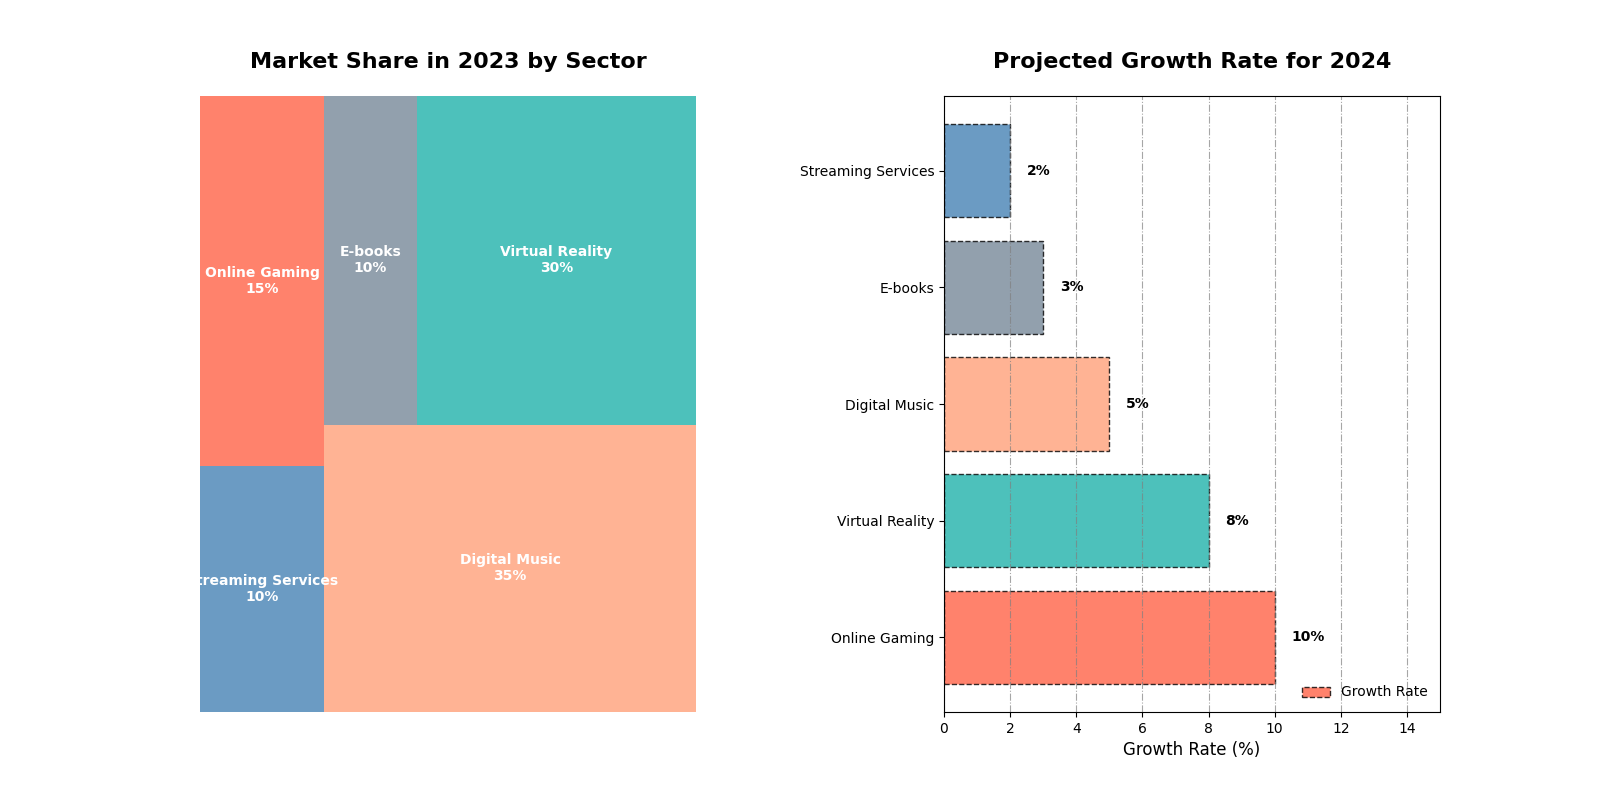

Generate this figure with Python:
import matplotlib.pyplot as plt
import squarify

# Market share data for digital entertainment sectors in 2023 with altered content
sectors = ['Streaming Services', 'Online Gaming', 'Digital Music', 'E-books', 'Virtual Reality']
market_share_2023 = [10, 15, 35, 10, 30]

# Altered projected growth rates for 2024 (in percentage)
growth_rates_2024 = [2, 10, 5, 3, 8]

# Altered color palette for sectors
new_colors = ['#4682b4', '#ff6347', '#ffa07a', '#778899', '#20b2aa']

# Sort the data for the bar chart in descending order of growth rate
sorted_indices = sorted(range(len(growth_rates_2024)), key=lambda i: growth_rates_2024[i], reverse=True)
sorted_sectors = [sectors[i] for i in sorted_indices]
sorted_growth_rates_2024 = [growth_rates_2024[i] for i in sorted_indices]
sorted_colors = [new_colors[i] for i in sorted_indices]

# Create the figure and subplots
fig, axes = plt.subplots(nrows=1, ncols=2, figsize=(16, 8), gridspec_kw={'wspace': 0.5})

# Treemap for market share 2023
axes[0].set_title("Market Share in 2023 by Sector", fontsize=16, fontweight='bold', pad=20)
squarify.plot(sizes=market_share_2023, label=[f"{sector}\n{share}%" for sector, share in zip(sectors, market_share_2023)], 
              color=new_colors, alpha=0.8, text_kwargs={'fontsize': 10, 'weight': 'bold', 'color': 'white'}, ax=axes[0])
axes[0].axis('off')
axes[0].spines['top'].set_visible(False)

# Sorted bar chart for projected growth in 2024
axes[1].barh(sorted_sectors, sorted_growth_rates_2024, color=sorted_colors, alpha=0.8, edgecolor='black', linestyle='--')
axes[1].set_title("Projected Growth Rate for 2024", fontsize=16, fontweight='bold', pad=20)
axes[1].set_xlabel("Growth Rate (%)", fontsize=12)
axes[1].set_xlim(0, max(growth_rates_2024) + 5)
for i, v in enumerate(sorted_growth_rates_2024):
    axes[1].text(v + 0.5, i, f"{v}%", color='black', va='center', fontweight='bold')

# Add a grid
axes[1].grid(axis='x', linestyle='-.', color='gray', alpha=0.7)

# Add a legend on the bar chart
axes[1].legend(['Growth Rate'], loc='lower right', frameon=False)

# General layout adjustments
plt.tight_layout()

# Display the plot
plt.show()
